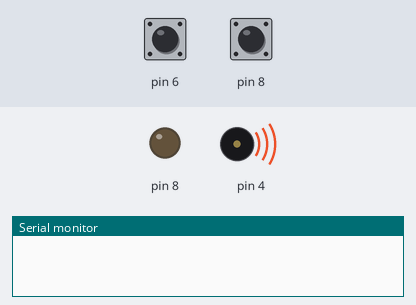
The sketch below on a simulated Arduino Uno, built with avr-gcc and run on an emulated ATmega328P. Shown: output pins drawn as LEDs (lit = HIGH), buzzer (waves = sounding), the last lines printed to the serial monitor. The test bench sets the inputs (shaded band); at power-on: pin 6 LOW, pin 8 LOW.

Above: at 0.1 s.
At 2.2 s:
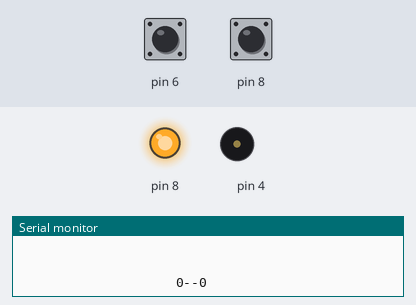
2.3 s: pin 6 driven HIGH
3.8 s: pin 6 driven LOW
6.8 s: pin 8 driven HIGH
8.3 s: pin 8 driven LOW
11.3 s: pin 6 pulsed HIGH 2 times (0.12 s each, 0.3 s apart)
14.9 s: pin 8 pulsed HIGH 2 times (0.12 s each, 0.3 s apart)
Timing chart, 0 to 17.9 s (numbered marks = the images above; inputs shaded):
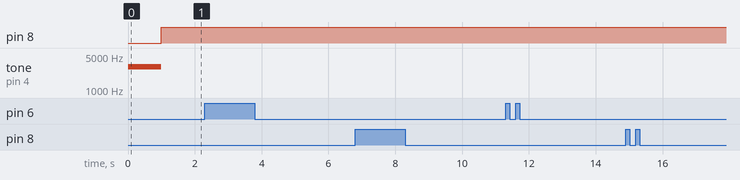

The sketch:

LightSensorDisplay.ino
```cpp
/*
 * Robotics with the BOE Shield - LightSensorDisplay
 * Displays a scrolling graph of ndShade.  The asterisk positions ranges
 * from 0 to 40 with 20 (middle of the display) indicating same light on
 * both sides.
 */

void setup()                                 // Built-in initialization block
{
  tone(4, 3000, 1000);                       // Play tone for 1 second
  delay(1000);                               // Delay to finish tone

  Serial.begin(9600);                        // Set data rate to 9600 bps
}

void loop()                                  // Main loop auto-repeats
{
  float tLeft = float(rcTime(8));            // Get left light & make float
  float tRight = float(rcTime(6));           // Get right light & make float

  float ndShade;                             // Normalized differential shade
  ndShade = tRight / (tLeft+tRight) - 0.5;   // Calculate it and subtract 0.5

  Serial.print(" \n\n\n\n\n\n\n\n\n\n\n\n\n");
  /*Serial.println(' ');
  Serial.println(' ');
  Serial.println(' ');
  Serial.println(' ');
  Serial.println(' ');
  Serial.println(' ');
  Serial.println(' ');
  Serial.println(' ');
  Serial.println(' ');
  Serial.println(' ');
  Serial.println(' ');
  Serial.println(' ');
  Serial.println(' ');
  Serial.println(' ');
  Serial.println(' ');
*/
  for(int i = 0; i<(ndShade * 40) + 20; i++) // Place asterisk in 0 to 40
  {
    Serial.print(' ');                       // Pad (ndShade * 40) + 20 spaces
  }

  Serial.println("0--0");                       // Print asterisk and newline

  for(int i = 0; i<(ndShade * 40) + 20; i++) // Place asterisk in 0 to 40
  {
    Serial.print(' ');                       // Pad (ndShade * 40) + 20 spaces
  }
  Serial.println("|--|");

    for(int i = 0; i<(ndShade * 40) + 20; i++) // Place asterisk in 0 to 40
  {
    Serial.print(' ');                       // Pad (ndShade * 40) + 20 spaces
  }
  Serial.println("0--0");

    for(int i = 0; i<(ndShade * 40) + 20; i++) // Place asterisk in 0 to 40
  {
    Serial.print(' ');                       // Pad (ndShade * 40) + 20 spaces
  }
  Serial.println(" ");

    for(int i = 0; i<(ndShade * 40) + 20; i++) // Place asterisk in 0 to 40
  {
    Serial.print(' ');                       // Pad (ndShade * 40) + 20 spaces
  }
  Serial.println(" ");

    for(int i = 0; i<(ndShade * 40) + 20; i++) // Place asterisk in 0 to 40
  {
    Serial.print(' ');                       // Pad (ndShade * 40) + 20 spaces
  }
  Serial.println(" ");

  delay(10);                                // 0.1 second delay
}

long rcTime(int pin)                         // rcTime measures decay at pin
{
  pinMode(pin, OUTPUT);                      // Charge capacitor
  digitalWrite(pin, HIGH);                   // ..by setting pin ouput-high
  delay(5);                                  // ..for 5 ms
  pinMode(pin, INPUT);                       // Set pin to input
  digitalWrite(pin, LOW);                    // ..with no pullup
  long time  = micros();                     // Mark the time
  while(digitalRead(pin));                   // Wait for voltage < threshold
  time = micros() - time;                    // Calculate decay time
  return time;                               // Returns decay time
}
```
